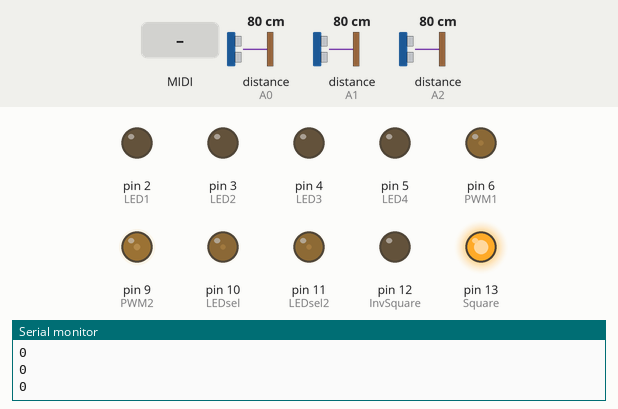
Recording of a sketch running on a simulated Arduino Nano, built with avr-gcc and run on an emulated ATmega328P. On the bench: output pins drawn as LEDs (lit = HIGH), the last lines printed to the serial monitor. Wiring (inferred from the names in the program): 3 × range finder with pulse-width output: data A0 / data A1 / data A2. The test bench sets the inputs (shaded band); at power-on: distance to the obstacle (sensors on A0, A2, A1) 80 cm. MIDI output is not drawn; EEPROM starts erased.

Above: at 5.8 s.
5.9 s: distance to the obstacle (sensor on A0) set to 2 cm
At 6.55 s:
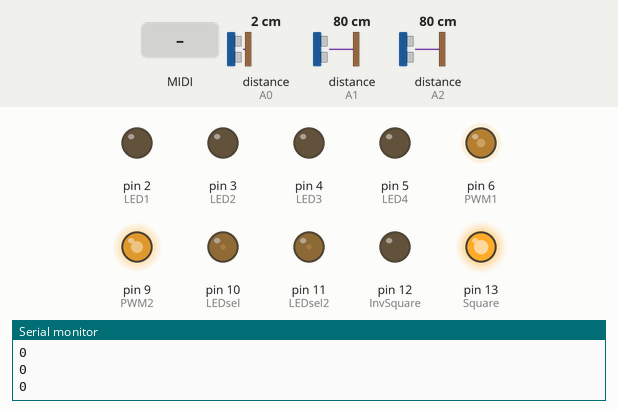
At 7.15 s:
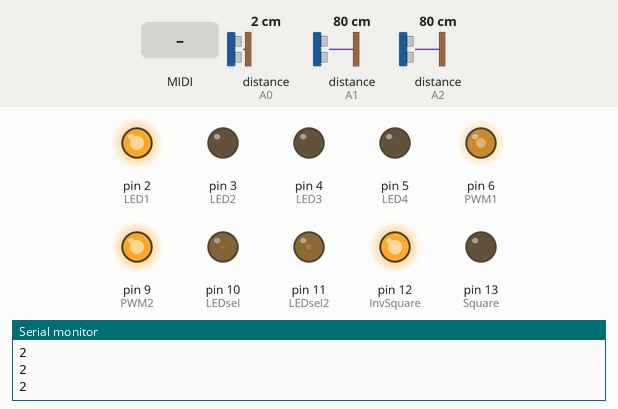
8.7 s: distance to the obstacle (sensor on A2) set to 131 cm
At 9.03 s:
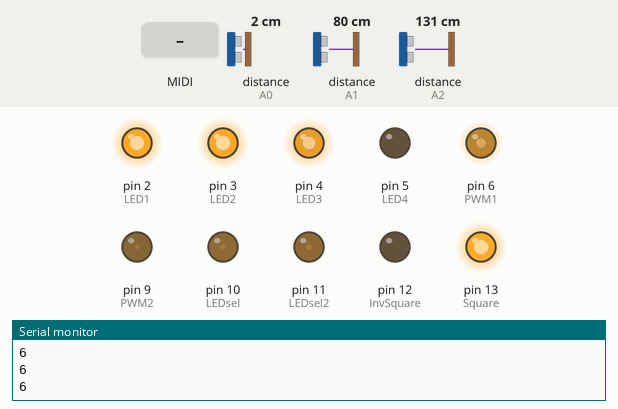
10.4 s: distance to the obstacle (sensor on A1) set to 250 cm
At 11.43 s:
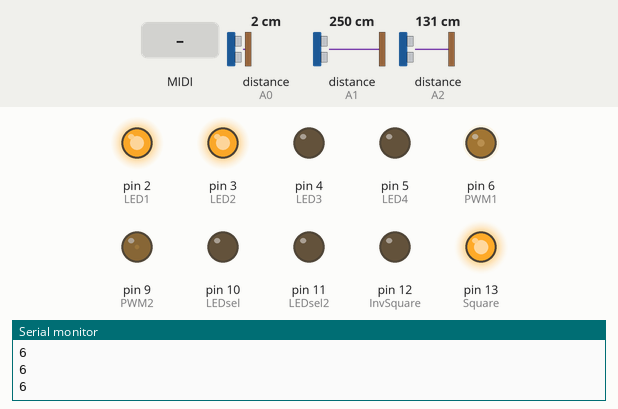
12.3 s: MIDI note 36 received
13.9 s: MIDI note 48 received
15.7 s: distance to the obstacle (sensor on A0) set to 4 cm
Timing chart, 0 to 20.1 s (numbered marks = the images above; inputs shaded):
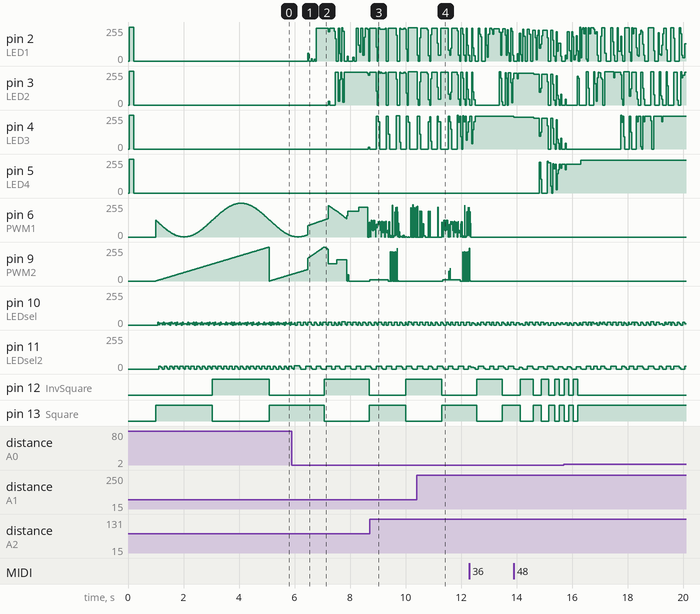

Measured:
- after the input at 5.9 s, pin 4 (LED3): 0/255 → 14/255 after 2.8 s; pin 12 (InvSquare): LOW → HIGH after 1.2 s instead of 1.2 s; pin 13 (Square): HIGH → LOW after 1.2 s instead of 1.2 s

The sketch:

AJ_LFO_dual_out.ino
```cpp
/* LFO Suggestion
 * https://www.muffwiggler.com/forum/viewtopic.php?t=169706&sid=4b0d7d4af599d0df3e7b6fc29ece21b8
 *
 * Pin A0 = Speed
 * Pin A1 = Shape
 *
 * Pin 5 = PWM Out
 * Pin 13 = LED / Square Out
 */

//#include "wavetable.h";
#include "wavetable.h";
//#include "globals.h";
#include "midi.h";


/* =====================================================
==============INIT DATA STRUCTURES======================
======================================================*/
void setupDataStruct(){
   for (int i=0; i <= 3; i++){
     for (int j=0; j <= 3; j++){
      LEDData[i][j]=false;
     }
     MIDI_CH[i] = EEPROM.read(i);
     if (MIDI_CH[i] > 15) MIDI_CH[i] = 0;
      updateLEDValue(MIDI_CH[i], i);
      encoder[i] = MIDI_CH[i] << 2;
   }
}
/* =====================================================
==============SETUP=====================================
======================================================*/
void setup() {
  Serial.begin(38400);
  Serial.println();
  Serial.println("");
  Serial.println(__FILE__);
  Serial.print("Build date: ");
  Serial.println(__DATE__);
  delay(50);
  setupDataStruct();

/* =====================================================*/
  pinMode(SWpin, INPUT);
  pinMode(Apin, INPUT);
  pinMode(Bpin, INPUT);
  // Enable internal pull-up resistors
  digitalWrite(SWpin, HIGH);
  digitalWrite(Apin, HIGH);
  digitalWrite(Bpin, HIGH);

/* =====================================================*/
  pinMode(LED1, OUTPUT);
  pinMode(LED2, OUTPUT);
  pinMode(LED3, OUTPUT);
  pinMode(LED4, OUTPUT);
  pinMode(LEDsel, OUTPUT);
  pinMode(LEDsel2, OUTPUT);

  digitalWrite(LED1, HIGH);
  digitalWrite(LED2, HIGH);
  digitalWrite(LED3, HIGH);
  digitalWrite(LED4, HIGH);
  delay(150);

  updateLED();

/* =========Saw wave for table 1 =======================*/
  for(int i=0; i<256; i++) {                                  // Precalculates a simple Tri-Wavetable in the first wavetable. Delete these 2 for-loops if you have filled up your wavetables
    waveTable[1][i]=i;
    }
/* =========Triangle wave for table 2===================*/
  for(int i=0; i<128; i++) {                                  // Precalculates a simple Tri-Wavetable in the first wavetable. Delete these 2 for-loops if you have filled up your wavetables
    waveTable[2][i]=i*2;
    }
  for(int i=0; i<128; i++)  {
    waveTable[2][i+128]=256-i*2;
  }
  waveTable[2][128]=255;
/* =========Step 8 wave table 3=========================*/
  for(int i=0; i<256; i++) {                                  // Precalculates a simple Tri-Wavetable in the first wavetable. Delete these 2 for-loops if you have filled up your wavetables
    waveTable[3][i]=(i&0b11100000);
    }
/* =========Setup LFO Output pins=======================*/
  pinMode(PWM1, OUTPUT);                                           // Sets Pin PWM1 PWM-Output
  pinMode(PWM2, OUTPUT);                                           // Sets Pin PWM2 PWM-Output
  pinMode(Square, OUTPUT);                                          // Pin as LED for Tempo and as a square-LFO
  pinMode(InvSquare, OUTPUT);                                          // Pin as LED for Tempo and as a inverted square-LFO

/* =====================================================*/
  // 1. PCIE1: Pin Change Interrupt Enable 1
  PCICR =  0b00000010;
  // Enable Pin Change Interrupt for A0, A1, A2
  PCMSK1 = 0b00000111;

//Safety before MIDI takes over so the arduino can be reprogrammed
  delay(800);
/* =====================================================*/
  setupMidi();
}

/* =====================================================
==============MAIN LOOP=================================
======================================================*/
void loop() {
  checkencoder();                  //Check encoder and update values

  updateLED();                     //LED on for active state
  midiRead();
  updateLEDValue(MIDI_CH[0], 0); //Update current midi chan for state 0
  clearLED();                      //LED off (dim light)

  updatewave();
}

/* =====================================================
==============Update LED's based on LED Values==========
======================================================*/
void updatewave(){

if ( millis() >= (lastwaveupdate+delayTime) ){
  lastwaveupdate = millis();
  tableStep++;                                                // Jumps to the next step.
                                                              /* tableStep is an 8-Bit unsigned integer,
                                                              so it can only store a value between 0 and 255 and will
                                                              automatically "overflow" and go back to 0 when it gets
                                                              bigger than 255, which is the lenght of the lookup table.
                                                               */
  Serial.println(MIDI_CH[3]<<1);
  delayTime =  16 - (MIDI_CH[3]<<1);                                 // values from 0 to 15 shifted up 1
                                                              // multiplied by 2 as delay from sample to sample
/* ===========Update Square Output======================*/
  if(tableStep<128) {                                           // Turn LED on for first half of the cycle, indicate Tempo
    digitalWrite(Square, HIGH);
    digitalWrite(InvSquare, LOW);
  }
  else {                                                        // Turn it off for the second half
    digitalWrite(Square, LOW);
    digitalWrite(InvSquare, HIGH);
  }
/* ===========Update PWM1 Output========================*/
  PWMshape1 = MIDI_CH[2];
  analogWrite(PWM1, waveTable[PWMshape1][tableStep]);              // Writes the value at the current step in the table to Pin 5 as PWM-Signal.


/* ===========Update PWM2 Output========================*/
  PWMshape2 = MIDI_CH[2] + 1;
  analogWrite(PWM2, waveTable[PWMshape2][tableStep]);              // Writes the value at the current step in the table to Pin 5 as PWM-Signal.

}


/*  delayTime = (analogRead(A0)+1);                           // Reads the voltage at pin A0 and stores a 10-Bit value in "delayTime". (between 0 and 1023). Adds 1 so "delayTime" cant be zero.
  delayTime = 10;
  Serial.print("A0 = ");
  Serial.print(delayTime-1);

  shape = (analogRead(A1) >> 8);                            // Reads the voltage at pin A1 and divides by 256 to get a Value between 0 and 3 to select the waveshape.
  shape = (2);                            //
  shape2 = (3);                            //
*/

/*  Serial.print("  Step = ");
  Serial.print(tableStep);
  Serial.print("  Value = ");
  Serial.println(waveTable[shape2][tableStep]);
  delay(delayTime);                                         // Waits for the Amount of Milliseconds set by "delayTime".
                                                            // Fastest setting will cycle at ~4hz, slowest setting is somewhat over 4 minutes.
                                                            // Could use some finetuning.
*/
}


/* =====================================================
==============Check encoder interrupt===================
======================================================*/
void checkencoder(){
  if (left){
    left = false;
    if (encoder[state] != 0) encoder[state]--;
    if (state < 4) {
      if(((MIDI_CH[state]=encoder[state] >> 2) == 0) && state == 2) MIDI_CH[state]=16;
      updateLEDValue(MIDI_CH[state], state);
      EEPROM.write(state, MIDI_CH[state]);
    }
  }
  if (right){
    right = false;
    if (encoder[state] < 0x3f) encoder[state]++;
    if (state < 4) {
      MIDI_CH[state]=encoder[state] >> 2;
      updateLEDValue(MIDI_CH[state], state);
      EEPROM.write(state, MIDI_CH[state]);
    }
  }
  if (button){
    button = false;
    buttoncnt++;
    buttoncnt = buttoncnt & B00000111;
    state = buttoncnt >> 1;
    }
}
/* =====================================================
==============Update LED Values based on input==========
======================================================*/
void updateLEDValue(unsigned int nibble,unsigned int updstate)
{
  if (nibble >= 0x10) nibble = 0x0f;
  else (nibble = nibble & 0x0f);
  if (nibble & 0x01){
//    LED1Data = true;
    LEDData[updstate][0] = true;
  }
  else {
//    LED1Data = false;
    LEDData[updstate][0] = false;
  }
  if (nibble & 0x02){
//    LED2Data = true;
    LEDData[updstate][1] = true;
  }
  else {
//    LED2Data = false;
    LEDData[updstate][1] = false;
  }
  if (nibble & 0x04){
//    LED3Data = true;
    LEDData[updstate][2] = true;
  }
  else {
//    LED3Data = false;
    LEDData[updstate][2] = false;
  }
  if (nibble & 0x08){
//    LED4Data = true;
    LEDData[updstate][3] = true;
  }
  else {
//    LED4Data = false;
    LEDData[updstate][3] = false;
  }

}
/* =====================================================
==============Update LED's based on LED Values==========
======================================================*/
void updateLED(){
  digitalWrite(LED1, LEDData[state][0]);
  digitalWrite(LED2, LEDData[state][1]);
  digitalWrite(LED3, LEDData[state][2]);
  digitalWrite(LED4, LEDData[state][3]);
  delay(1);
  digitalWrite(LEDsel, state & B00000001);
  digitalWrite(LEDsel2, state & B00000010);
}

void clearLED(){
  digitalWrite(LED1, LOW);
  digitalWrite(LED2, LOW);
  digitalWrite(LED3, LOW);
  digitalWrite(LED4, LOW);
  digitalWrite(LEDsel, LOW);
  digitalWrite(LEDsel2, LOW);
}

/* =====================================================
==============Encoder change interrupt==================
======================================================*/

ISR (PCINT1_vect) {
// If interrupt is triggered by the button
  boolean SW_val = digitalRead(SWpin);
  if (SW_val != SW_old) {
    SW_old = SW_val;
    button = true;}

// Else if interrupt is triggered by encoder signals
  else {

    // Read A and B signals
    boolean A_val = digitalRead(Apin);
    if (A_val != A_old) {
      A_old = A_val;
      if (A_val^B_old) {
        right = true;
      }
      else {
        left = true;
      }
    }
    else {
      boolean B_val = digitalRead(Bpin);
      B_old = B_val;
      if (A_val^B_val) {
        left = true;
      }
      else {
        right = true;
      }
    }
  }
}
```

globals.h
```cpp
#include <EEPROM.h>
/* -----------------------------------------------
 *  GLOBAL DEFINES
 * -----------------------------------------------
 */
//OVERRIDE PINS FOR LFO
#define PWM1 6 // Sets Pin PWM1 PWM-Output
#define PWM2 9 // Sets Pin PWM2 PWM-Output

//OVERRIDE PIN FOR SQUARE LFO
#define Square 13    //  Pin as LED for Tempo LED and as a square-LFO
#define InvSquare 12 //  Pin as LED for Tempo LED and as a inverted square-LFO

#define SWpin A0 //add 10nF to GND for debounce (not essential
#define Apin A1 //add 47nF/100nF to GND for debounce
#define Bpin A2 //add 47nF/100nF to GND for debounce
#define CV3in A3
#define SDA A4
#define SCL A5
#define CV6in A6
#define CV7in A7

#define LED1 2
#define LED2 3
#define LED3 4
#define LED4 5
#define LEDsel 10
#define LEDsel2 11

#define Gate1 6
#define Gate2 7
#define Gate3 8
#define Gate4 9

//#define RDY-BSY 12
//#define LDAC 13

/* -----------------------------------------------
 *  GLOBAL VAR
 * -----------------------------------------------
 */
boolean A_old=0, B_old=1, SW_old=0;
boolean left = false, right = false, button = false;

//Structure for keeping MIDI CH data for LED
boolean LEDData[4][4]; //(see state)

boolean LEDSelData = false, LEDSel2Data = false;
unsigned int encoder[4], buttoncnt = 0;
unsigned int state = 0;
//For MIDI In/Out/CV - State 00 = MidiDataInChannel - 01 = MIDI CH in select - 10 = MIDI CH OUT select - 11 = MIDI CH 2 CV select
//For MIDI In/CV/LFO - State 00 = MIDI CH 1 CV select - 01 = MIDI CH 2 CV select - 10 = LFO Waveform - 11 = LFO Speed

//byte midi_channel=4;
//Structure for keeping MIDI CH data for processing
//With LFO state 0 and 1 are reserved for CV MIDI channels
//With LFO state 2 and 3 are reserved for the LFO settings
byte MIDI_CH[4]; //(see state)

unsigned long lastwaveupdate = 0; // LFO millis timer between samples
unsigned int PWMshape1 = 0;
unsigned int PWMshape2 = 1;
unsigned int delayTime = 4;
uint8_t tableStep = 0;


/* -----------------------------------------------
 *  PROTOTYPES
 * -----------------------------------------------
 */
void MyHandleNoteOn(byte channel, byte pitch, byte velocity);
void MyHandleNoteOff(byte channel, byte pitch, byte velocity);

/*void checkencoder();
//void updateLEDValue(unsigned int nibble,unsigned int updstate);
void updateLED();
void clearLED();
*/
```

midi.h
```cpp
#include "globals.h"
#include <MIDI.h>  // Add Midi Library
MIDI_CREATE_DEFAULT_INSTANCE();

void setupMidi(){
  MIDI.begin(MIDI_CHANNEL_OMNI); // Initialize the Midi Library.
// OMNI sets it to listen to all channels.. MIDI.begin(2) would set it
// to respond to channel 2 notes only.
  MIDI.setHandleNoteOn(MyHandleNoteOn); // This is important!! This command
  // tells the Midi Library which function I want called when a Note ON command
  // is received. in this case it's "MyHandleNoteOn".
  MIDI.setHandleNoteOff(MyHandleNoteOff);
}

byte midiRead(){
  MIDI.read(); // Continually check what Midi Commands have been received.
//  return midi_channel;
}

// Below is my function that will be called by the Midi Library
// when a MIDI NOTE ON message is received.
// It will be passed bytes for Channel, Pitch, and Velocity
void MyHandleNoteOn(byte channel, byte pitch, byte velocity) {
  int DACnum = 0;
  int LEDval = LOW;
  int GATEval = LOW;
  int gateVoltage = 0; // used for debugging
  int velVal = 0;

// From midi in out conversion -  MIDI_CH[0]=channel;
// From midi in out conversion -  if (MIDI_CH[0] == MIDI_CH[1]) MIDI.sendNoteOn(pitch, velocity, MIDI_CH[2]);
//  MIDI.sendNoteOn(pitch, velocity, MIDI_CH[2]);
/*  DACnum = pitches[pitch-36]; //-36 to transpose bottom of CASIO keyboard to C0.
  dac.setVoltage(DACnum, false);
  Serial.print("channel: ");
  Serial.print(channel);
  LEDval = HIGH;
  GATEval = HIGH;
  velVal = 2*velocity;
//  velVal = HIGH;
  if (velocity == 0) {//A NOTE ON message with a velocity = Zero is actualy a NOTE OFF
    LEDval = LOW;
    GATEval = LOW;
//    velVal = LOW;
    velVal = 0;
    //digitalWrite(LED,LOW);//Turn LED off
    //digitalWrite(GATE,LOW);//Turn LED off
    // DO SOMETHING FOR TRIGGER=OFF AND GATE=OFF;
  }
  digitalWrite(LED,LEDval);  //Turn LED on
  digitalWrite(GATE,GATEval);  //Turn GATE on
  analogWrite(VEL,velVal); // Write velocity signal
//  digitalWrite(VEL,velVal); // Write velocity signal
//  gateVoltage = analogRead(GATECHK); // voltage of GATE signal, used for debugging
  //gateVoltage = digitalRead(3); // voltage of GATE signal, used for debugging
  */
  // Print information
//  Serial.print(", pitch: ");
//  Serial.print(pitch-36); //-36 to transpose bottom of CASIO keyboard to C0.
//  Serial.print(", DACnum: ");
//  Serial.print(DACnum);
//  Serial.print(", velocity: ");
/*  Serial.print(velocity);
  Serial.print(", gate: ");
  Serial.print(GATEval);
  Serial.print(", velVal: ");
  Serial.println(velVal);
  Serial.print(", velVoltage: ");
//  gateVoltage = analogRead(GATECHK); // voltage of GATE signal, used for debugging
  Serial.println(gateVoltage);*/
}

void MyHandleNoteOff(byte channel, byte pitch, byte velocity) {
  int DACnum = 0;
  int GATEval = LOW;
  int gateVoltage = 0; // used for debugging
  int velVal = 0;

// From midi in out conversion -  MIDI_CH[0]=channel;
// From midi in out conversion -  if (MIDI_CH[0] == MIDI_CH[1]) MIDI.sendNoteOff(pitch, velocity, MIDI_CH[2]);
}
```

Source omitted: wavetable.h (30931 bytes)
